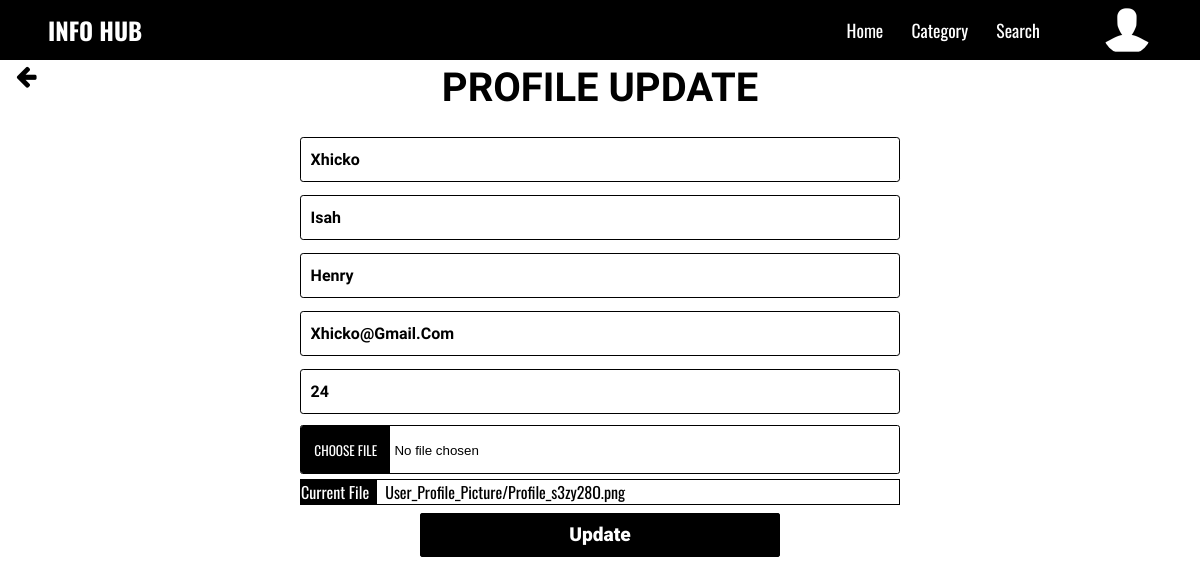
Before: /Update_Profile/ (signed in) with the older database file.
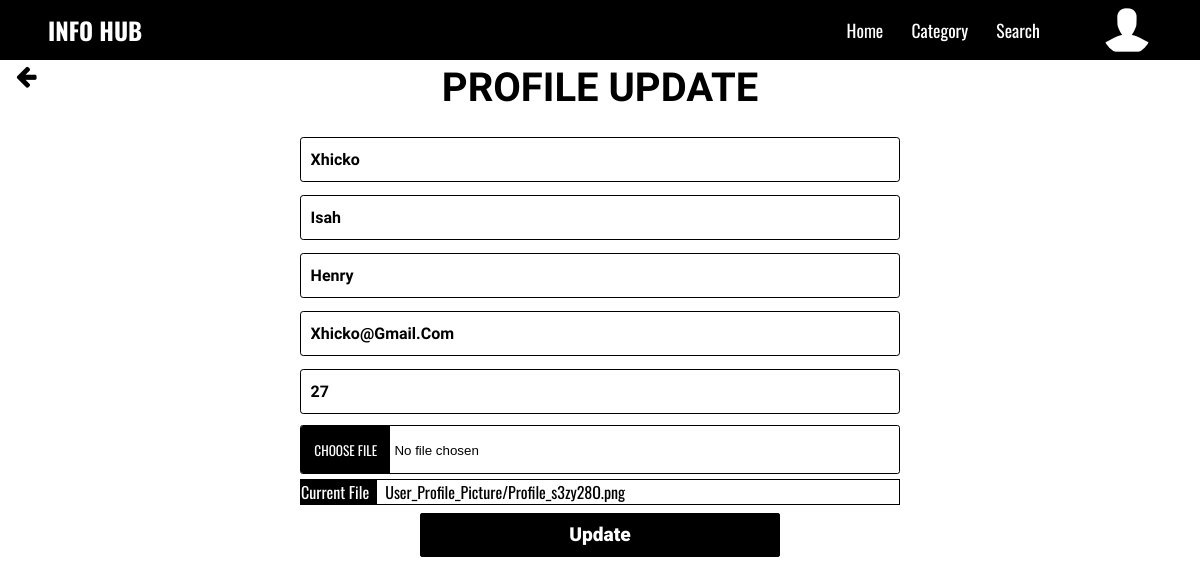
After: the same page with the newer database file.
### Users/models.py (models this page shows, shortened)
class Profile(models.Model):
    user = models.OneToOneField(User, on_delete=models.CASCADE)
    image = models.ImageField(default='Profile.png', upload_to='User_Profile_Picture')
    file_name = models.CharField(max_length=50, blank=True)
    age = models.CharField(max_length=3, default=18)

### blogApp/views.py (the view)
# urls.py: path('Update_Profile/', views.Update_Profile, name='UpdateProfile_Page'),
@login_required
def Update_Profile(request):
    if request.method == 'POST':
        UserProfileUpdate = UserProfileUpdateForm(request.POST, instance=request.user, request = request)
        ProfileUpdate = ProfileUpdateForm(request.POST, request.FILES, instance=request.user.profile)
        if UserProfileUpdate.is_valid() and ProfileUpdate.is_valid():
            UserProfileUpdate.save()
            ProfileUpdate.save()
            messages.success(request, f'Your Profile has been updated successfully!')
            return redirect('blogApp:UpdateProfile_Page')
    else:
        UserProfileUpdate = UserProfileUpdateForm(instance=request.user, request = request)
        ProfileUpdate = ProfileUpdateForm(instance=request.user.profile)
    FileName = request.user.profile.file_name
    context = {
        'UserProfileUpdate' : UserProfileUpdate,
        'ProfileUpdate' : ProfileUpdate,
        'FileName': FileName
    }
    return render(request, 'blogApp/Update_Profile.html', context)

### Users/forms.py (shortened to what this page needs)
class UserProfileUpdateForm(forms.ModelForm):
    username = forms.CharField(
       widget=forms.TextInput(attrs={'class':'input', 'placeholder':'Username'}),
       max_length=15
       )
    first_name = forms.CharField(
       widget=forms.TextInput(attrs={'class':'input', 'placeholder':'first_name'}),
        max_length=10
       )
    last_name = forms.CharField(
       widget=forms.TextInput(attrs={'class':'input', 'placeholder':'last_name'}),
        max_length=10
       )
    email = forms.EmailField(
       widget=forms.EmailInput(attrs={'class':'input','placeholder':'Email'}),
        max_length=25
       )
    def __init__(self, *args, **kwargs):
        self.request = kwargs.pop('request', None)
        super().__init__(*args, **kwargs)
    class Meta:
         model = User
         fields = ['username', 'first_name', 'last_name', 'email']

class ProfileUpdateForm(forms.ModelForm):
    age = forms.CharField(
       widget=forms.TextInput(attrs={'class':'input', 'placeholder':'age'}),
       max_length=3
       )
    image = forms.ImageField(
         widget=forms.FileInput(attrs={'class':'image_input', 'title': 'Choose image' })
    )
    class Meta:
       model = Profile
       fields = ['age', 'image']

### blogApp/context_processor.py (called while the page is built)
def Category_List_Options(request):
    Category_List_Options = Category.objects.exclude(name='Default')
    return {'Category_List_Options' : Category_List_Options}

### blogApp/templates/blogApp/Update_Profile.html (shortened to what this page needs)
{% extends "blogApp/Base.html" %}
{% load static %}
{% block templates %}
    <div class="Wrapper">
      <div class="Back">
        <a href="{% url 'blogApp:Settings_Page' %}">
           <i class="fa fa-arrow-left"></i>
        </a>
  </div>
            <h1> Profile Update</h1>
            <form method="post" enctype="multipart/form-data">
              <div class="Form_Wrapper">
                    {{UserProfileUpdate.username}}
                    {{UserProfileUpdate.first_name}}
                    {{UserProfileUpdate.last_name}}
                    {{UserProfileUpdate.email}}
                    {{ProfileUpdate.age}}
                    {{ProfileUpdate.image}}
                    <div class="FileName"><span>Current File</span>{{FileName}}</div>
              </div>
                <button class="btn" type="submit">Update</button>
            </form>
    </div>
{% endblock %}

### blogApp/templates/blogApp/Base.html (shortened to what this page needs)
{% load static %}
<!DOCTYPE html>
<html lang="en">
<head>
    <link rel="stylesheet" href="{% static 'css/Main.css' %}">
    <link rel="stylesheet" href="https://cdnjs.cloudflare.com/ajax/libs/font-awesome/4.7.0/css/font-awesome.min.css">
</head>
<body class="RemoveNav">
        <div class="wrapper">
            <nav>
                <h2>Info Hub</h2>
                    <ul>
                        <li><a href="{% url 'blogApp:Home_Page' %}">Home</a></li>
                        <li><a href="#" class="OpenCategoryList">Category</a></li>
                        <li><a href="#">Search</a></li>
                    </ul>
                    <img src="{{user.profile.image.url}}" alt="Default-Image"  class="More_Url" >
            </nav>
            {% block templates %}
            {% endblock %}
        </div>
</body>
</html>

### blogApp/static/css/Main.css (style rules this page uses)
:root { --FS-Paragraph-xm: .5rem; --FS-Paragraph-md: .6rem; --FS-Paragraph-md2: .7rem; --FS-Paragraph-bg: .8rem; --FS-Paragraph-bg2: .9rem; --FS-Heading-xm: .5rem; --FS-Heading-md: .6rem; --FS-Heading-bg: .7rem; --FS-Heading-md2: .8rem; --FS-Heading-bg2: .9rem; --FS-Paragraph: 1rem; --FS-Paragraph2: 1.1rem; --FS-Paragraph3: 1.2rem; --FS-Paragraph4: 1.3rem; --FS-Heading1:clamp(.4rem, 1rem, 1.5rem); --FS-Small-Heading:1.1rem; --FS-Small-Heading2:1.2rem; --FS-Small-Heading3:1.3rem; --FS-Small-Heading4:1.4rem; --FS-Heading2: 1.5rem; --FS-Heading3: 1.7rem; --FS-Heading4: 2rem; }
* { padding: 0; margin: 0; box-sizing: border-box; }
a { text-decoration: none; color: #fff; cursor: pointer; }
nav { display: flex; justify-content: space-between; align-items: center; background-color: #000; color: #fff; padding: .3em 3em; position: fixed; top: 0; right: 0; left: 0; z-index: 1000 }
nav h2 { width: 100%; font-size: 1.5rem; font-weight: 900; font-family: 'Oswald', sans-serif; text-transform: uppercase; }
nav ul { width: 100%; list-style: none; display: flex; justify-content: flex-end; padding: 0 3em; }
nav ul li:nth-child(3) { display: flex; align-items: center; }
nav ul li { position: relative; padding: 0 .8em; font-family: 'Oswald', sans-serif; font-size: 1.1rem; text-transform: capitalize; transition: transform 0.3s; }
nav img { width: 50px; height: 50px; border-radius: 50%; cursor: pointer; }
::placeholder { color: #000; font-family: 'Teko', sans-serif; font-size:var(--FS-Paragraph); }
.btn { padding: .3em .5em; margin: .4em 0; font-size:var(--FS-Paragraph); font-weight: 900; text-transform: capitalize; font-family: 'Teko', sans-serif; border: .01em solid #000; border-radius: .14em ; background-color: #fff; color: #000; cursor: pointer; }

### blogApp/templates/blogApp/Update_Profile.html (style rules this page uses)
:root { --FS-Paragraph-xm: .5rem; --FS-Paragraph-md: .6rem; --FS-Paragraph-md2: .7rem; --FS-Paragraph-bg: .8rem; --FS-Paragraph-bg2: .9rem; --FS-Heading-xm: .5rem; --FS-Heading-md: .6rem; --FS-Heading-bg: .7rem; --FS-Heading-md2: .8rem; --FS-Heading-bg2: .9rem; --FS-Paragraph: 1rem; --FS-Paragraph2: 1.1rem; --FS-Paragraph3: 1.2rem; --FS-Paragraph4: 1.3rem; --FS-Heading1:clamp(.4rem, 1rem, 1.5rem); --FS-Small-Heading:1.1rem; --FS-Small-Heading2:1.2rem; --FS-Small-Heading3:1.3rem; --FS-Small-Heading4:1.4rem; --FS-Heading2: 1.5rem; --FS-Heading3: 1.7rem; --FS-Heading4: 2rem; --FS-Heading5: 2.5rem; }
.Wrapper { margin: 4em 0; position: relative; }
.Back { position: absolute; top: 0; margin: 0 1em ; }
.Back a { color: #000; font-size: 1.5rem; }
.Wrapper h1 { font-family: 'Teko', sans-serif; font-size: var(--FS-Heading5); text-transform: uppercase; text-align: center; margin: 0 0 .5em 0; }
form { display: flex; flex-direction: column; justify-content: center; align-items: center; }
.input { width: 100%; padding: .75em .6em; margin: .4em 0; text-transform: capitalize; background-color: #fff; border: .01em solid #000; border-radius: .2em ; font-weight: 900; font-family: 'Teko', sans-serif; font-size: var(--FS-Heading1); }
::placeholder { color: #000; font-family: 'Teko', sans-serif; font-size:var(--FS-Paragraph); }
.image_input { border: 1px solid #000; margin: .4em 0; border-radius: .2em; width: 100%; }
.btn { width: 30%; padding: .5em .5em; margin: .4em 0; font-size:var(--FS-Paragraph3); font-weight: 900; text-transform: capitalize; font-family: 'Roboto', sans-serif; border: .01em solid #000; border-radius: .1em ; background-color: #000; color: #fff; cursor: pointer; transition: .5s ease-in-out; }
.Form_Wrapper { width: 50%; margin: 0 auto; display: flex; flex-direction: column; justify-content: center; align-items: center; }
.FileName { width: 100%; border: 1px solid #000; font-family: 'Oswald', sans-serif; }
.FileName span { color: #fff; background-color: #000; border: none; padding: 0 .5em 0 0 ; margin-right: .5em; font-family: 'Oswald', sans-serif; }

Changed rows visible on the page:
changed Profile "User_Profile_Picture/Profile_s3zy28O.png": age "24" → "27"
